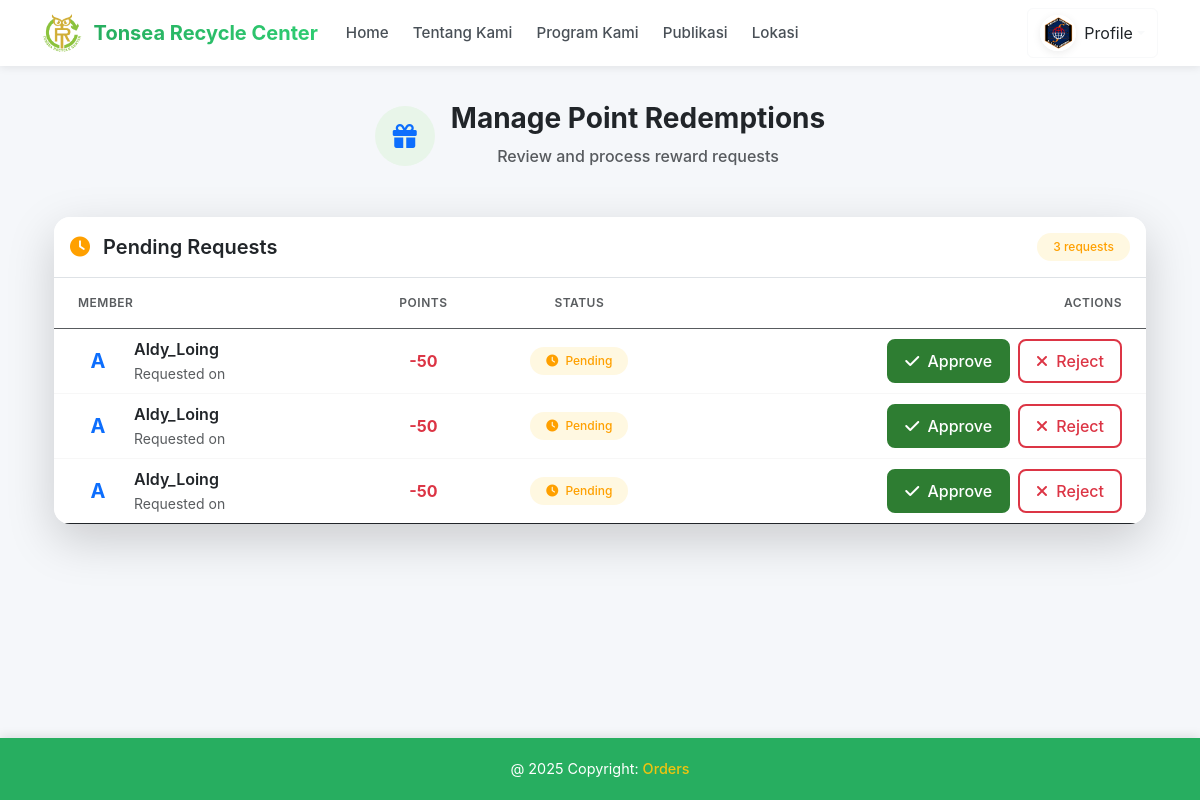
Screenshot of /point-redemption-management/ (signed in) with the database file from the repository.
### posting/models.py (models this page shows, shortened)
class CustomUser(AbstractUser):
    ADMIN_TRX = 'admin_trc'
    MEMBER = 'member'
    ROLE_CHOICES = [
        (ADMIN_TRX, 'Admin TRC'),
        (MEMBER, 'Member'),
    ]
    nik = models.CharField(max_length=16, unique=True, blank=False, null=False)
    email = models.EmailField(unique=True)
    nomor_hape = models.CharField(max_length=15, unique=True)
    address = models.TextField(blank=True, null=True)
    role = models.CharField(max_length=20, choices=ROLE_CHOICES, default=MEMBER)
    is_active = models.BooleanField(default=True)
    points = models.IntegerField(default=0)
    profile_picture = models.ImageField(
        upload_to='profile_pictures/',
        blank=True,
        null=True,
        default='default-avatar.png'
    )

class PointsRedemption(models.Model):
    STATUS_CHOICES = [
        ('pending', 'Menunggu Persetujuan'),
        ('approved', 'Disetujui'),
        ('rejected', 'Ditolak'),
    ]
    user = models.ForeignKey(settings.AUTH_USER_MODEL, on_delete=models.CASCADE)
    points = models.PositiveIntegerField()
    amount = models.PositiveIntegerField()  # ✅ Pastikan kolom ini ada
    status = models.CharField(max_length=10, choices=STATUS_CHOICES, default='pending')
    requested_at = models.DateTimeField(auto_now_add=True)
    approved_at = models.DateTimeField(null=True, blank=True)
    admin = models.ForeignKey(
        settings.AUTH_USER_MODEL,
        null=True, blank=True,
        on_delete=models.SET_NULL,
        related_name="approved_redemptions"
    )

### posting/views.py (the view, shortened to what this page needs)
# urls.py: path('point-redemption-management/', views.point_redemption_management, name='point_redemption_management'),
@login_required
@user_passes_test(is_admin)
def point_redemption_management(request):
    pending_requests = PointsRedemption.objects.filter(status="pending")
    all_redemptions = PointsRedemption.objects.all().order_by("-requested_at")
    return render(request, "admin/point_redemption_management.html", {
        "pending_requests": pending_requests,
        "all_redemptions": all_redemptions,
    })

### posting/views.py (called while the page is built)
def is_admin(user):
    return user.is_authenticated and user.role == CustomUser.ADMIN_TRX

### template/admin/point_redemption_management.html (shortened to what this page needs)
{% extends 'base.html' %}
{% block content %}
<div class="container mt-4 animate__animated animate__fadeIn">
    <div class="d-flex align-items-center justify-content-center mb-5">
        <div class="me-3">
            <div class="icon-circle bg-primary-light">
                <i class="fas fa-gift text-primary"></i>
            </div>
        </div>
        <h1 class="h3 mb-0 text-center">
            <span class="d-block text-dark fw-bold">Manage Point Redemptions</span>
            <small class="text-muted fs-6">Review and process reward requests</small>
        </h1>
    </div>
    <div class="card border-0 shadow-lg rounded-4 overflow-hidden">
        <div class="card-header bg-white py-3 border-bottom">
            <div class="d-flex align-items-center justify-content-between">
                <h5 class="mb-0 fw-semibold text-dark">
                    <i class="fas fa-clock text-amber me-2"></i> Pending Requests
                </h5>
                <span class="badge bg-amber-soft text-amber rounded-pill px-3 py-2">
                    {{ pending_requests|length }} requests
                </span>
            </div>
        </div>
        <div class="card-body p-0">
            <div class="table-responsive">
                <table class="table table-hover align-middle mb-0">
                    <thead class="bg-light">
                        <tr>
                            <th class="ps-4 text-muted fw-semibold">Member</th>
                            <th class="text-center text-muted fw-semibold">Points</th>
                            <th class="text-center text-muted fw-semibold">Status</th>
                            <th class="pe-4 text-end text-muted fw-semibold">Actions</th>
                        </tr>
                    </thead>
                    <tbody id="redemption-table-body">
                        {% for redemption in pending_requests %}
                        <tr class="animate__animated animate__fadeIn">
                            <td class="ps-4">
                                <div class="d-flex align-items-center">
                                    <div class="symbol symbol-40 symbol-circle me-3">
                                        <span class="symbol-label bg-primary-soft text-primary fs-5 fw-bold">
                                            {{ redemption.user.username|first|upper }}
                                        </span>
                                    </div>
                                    <div>
                                        <span class="d-block fw-semibold text-dark">{{ redemption.user.username }}</span>
                                        <small class="text-muted">Requested on {{ redemption.request_date|date:"M d, Y" }}</small>
                                    </div>
                                </div>
                            </td>
                            <td class="text-center">
                                <span class="fw-bold text-danger">-{{ redemption.points }}</span>
                            </td>
                            <td class="text-center">
                                <span class="badge bg-amber-soft text-amber rounded-pill px-3 py-2">
                                    <i class="fas fa-clock me-1"></i> Pending
                                </span>
                            </td>
                            <td class="pe-4 text-end">
                                <form method="POST" class="d-inline-flex action-form">
                                    <button type="submit" name="action" value="approve" class="btn btn-success btn-action me-2">
                                        <i class="fas fa-check me-1"></i> Approve
                                    </button>
                                    <button type="submit" name="action" value="reject" class="btn btn-outline-danger btn-action">
                                        <i class="fas fa-times me-1"></i> Reject
                                    </button>
                                </form>
                            </td>
                        </tr>
                        {% endfor %}
                    </tbody>
                </table>
            </div>
        </div>
    </div>
</div>
{% endblock %}

### template/base.html (shortened to what this page needs)
{% load static %}
<!doctype html>
<html lang="en">
<head>
    <link href="https://cdn.jsdelivr.net/npm/bootstrap@5.0.2/dist/css/bootstrap.min.css" rel="stylesheet">
    <link href="https://cdn.jsdelivr.net/npm/bootstrap@5.3.0/dist/css/bootstrap.min.css" rel="stylesheet">
    <link rel="stylesheet" href="https://cdnjs.cloudflare.com/ajax/libs/font-awesome/6.4.2/css/all.min.css">
</head>
<body>
  <nav class="navbar navbar-expand-lg navbar-light fixed-top">
    <div class="container">
        <a class="navbar-brand d-flex align-items-center" href="{% url 'index' %}">
            <img src="{% static 'img/TRC.png' %}" alt="TRC Logo">
            <span>Tonsea Recycle Center</span>
        </a>
        <div class="collapse navbar-collapse" id="navbarNav">
            <ul class="navbar-nav me-auto mb-2 mb-lg-0">
                <li class="nav-item">
                    <a class="nav-link nav-close" href="{% url 'index' %}#carouselExampleCaptions">Home</a>
                </li>
                <li class="nav-item">
                    <a class="nav-link nav-close" href="{% url 'index' %}#about-us">Tentang Kami</a>
                </li>
                <li class="nav-item">
                    <a class="nav-link nav-close" href="{% url 'index' %}#program">Program Kami</a>
                </li>
                <li class="nav-item">
                    <a class="nav-link nav-close" href="{% url 'index' %}#publication">Publikasi</a>
                </li>
                <li class="nav-item">
                    <a class="nav-link nav-close" href="{% url 'index' %}#location">Lokasi</a>
                </li>
            </ul>
            <ul class="navbar-nav">
                  {% if user.is_authenticated %}
                  <li class="nav-item dropdown">
                    <button class="btn btn-outline-light dropdown-toggle d-flex align-items-center" type="button" id="dropdownMenuButton1" data-bs-toggle="dropdown" aria-expanded="false">
                        <img src="{{ user.profile_picture.url }}" class="rounded-circle profile-icon me-2" alt="Profile Image">
                        <span class="d-none d-md-inline text-dark">Profile</span>
                    </button>
                    </li>
                {% else %}
                <li class="nav-item"><a class="btn btn-success me-2" href="{% url 'login' %}">Login</a></li>
                <li class="nav-item"><a class="btn btn-primary" href="{% url 'signup' %}">Sign Up</a></li>
                {% endif %}
            </ul>
        </div>
    </div>
</nav>
<div class="container content mt-5">
    {% block content %}
    {% endblock %}
</div>
<footer>
    <div>@ 2025 Copyright: <a href="https://orderswebsite.vercel.app/">Orders</a></div>
</footer>
</body>
</html>

### template/base.html (style rules this page uses)
:root { --primary-green: #2ecc71; --dark-green: #27ae60; --light-green: #d5f5e3; --accent-yellow: #f1c40f; --soft-gray: #f8f9fa; --medium-gray: #e9ecef; --dark-gray: #343a40; --white: #ffffff; --shadow-sm: 0 2px 8px rgba(0, 0, 0, 0.08); --shadow-md: 0 4px 12px rgba(0, 0, 0, 0.12); --transition: all 0.3s cubic-bezier(0.25, 0.8, 0.25, 1); }
html, body { height: 100%; margin: 0; display: flex; flex-direction: column; font-family: 'Poppins', sans-serif; background-color: var(--soft-gray); }
.navbar { background-color: var(--white); padding: 12px 0; box-shadow: var(--shadow-sm); transition: var(--transition); }
.navbar-brand { font-weight: 700; font-size: 1.5rem; }
.nav-link { font-weight: 500; padding: 0.5rem 1rem; transition: all 0.3s ease; }
.navbar-brand img { height: 40px; margin-right: 12px; transition: var(--transition); }
.navbar-brand span { font-size: 1.25rem; background: linear-gradient(to right, var(--dark-green), var(--primary-green)); -webkit-background-clip: text; -webkit-text-fill-color: transparent; }
.navbar-nav .nav-link { color: var(--dark-gray) !important; font-weight: 500; font-size: 0.95rem; padding: 8px 16px; margin: 0 4px; border-radius: 8px; transition: var(--transition); position: relative; }
.navbar-nav .nav-link::after { content: ''; position: absolute; bottom: 0; left: 50%; transform: translateX(-50%); width: 0; height: 2px; background: var(--primary-green); transition: var(--transition); }
.btn-outline-light { border-color: var(--primary-green); color: var(--primary-green); font-weight: 500; border-radius: 8px; transition: var(--transition); padding: 8px 16px; }
.btn-success { background-color: var(--primary-green); border-color: var(--primary-green); font-weight: 500; border-radius: 8px; transition: var(--transition); padding: 8px 20px; }
.profile-icon { width: 36px; height: 36px; object-fit: cover; border-radius: 50%; border: 2px solid var(--white); box-shadow: var(--shadow-sm); transition: var(--transition); }
.content { flex: 1; padding-bottom: 80px; padding-top: 30px; }
footer { background-color: var(--dark-green); color: var(--white); padding: 20px 0; text-align: center; width: 100%; position: fixed; bottom: 0; left: 0; font-size: 0.9rem; box-shadow: 0 -2px 10px rgba(0, 0, 0, 0.1); z-index: 1000; }
footer a { color: var(--accent-yellow); text-decoration: none; font-weight: 500; transition: var(--transition); }

### template/admin/point_redemption_management.html (style rules this page uses)
:root { --primary-color: #2E7D32; --primary-light: #E8F5E9; --secondary-color: #0288D1; --amber: #FFA000; --amber-soft: #FFF8E1; --light-gray: #f8f9fa; --medium-gray: #e9ecef; --dark-gray: #495057; }
body { font-family: 'Inter', sans-serif; background-color: #f5f7fa; }
.icon-circle { width: 60px; height: 60px; border-radius: 50%; display: flex; align-items: center; justify-content: center; font-size: 1.5rem; }
.bg-primary-light { background-color: var(--primary-light); }
.card { border: none; transition: transform 0.3s ease, box-shadow 0.3s ease; }
.card-header { border-bottom: 1px solid rgba(0,0,0,0.05); }
.table { margin-bottom: 0; }
.table thead th { border-bottom: 1px solid rgba(0,0,0,0.05); text-transform: uppercase; font-size: 0.75rem; letter-spacing: 0.5px; padding-top: 1rem; padding-bottom: 1rem; }
.table tbody tr { transition: all 0.3s ease; border-bottom: 1px solid rgba(0,0,0,0.03); }
.table tbody tr:last-child { border-bottom: none; }
.badge { font-weight: 500; padding: 0.35em 0.65em; }
.bg-amber-soft { background-color: var(--amber-soft); }
.text-amber { color: var(--amber); }
.btn-action { border-radius: 8px; padding: 0.5rem 1rem; font-weight: 500; transition: all 0.3s ease; border-width: 2px; }
.btn-success { background-color: var(--primary-color); border-color: var(--primary-color); }
.btn-outline-danger { color: #dc3545; border-color: #dc3545; }
.symbol { display: inline-flex; align-items: center; justify-content: center; flex-shrink: 0; }
.symbol-circle { border-radius: 50%; }
.symbol-40 { width: 40px; height: 40px; }
.symbol-label { display: flex; align-items: center; justify-content: center; width: 100%; height: 100%; }
.animate__animated { animation-duration: 0.5s; }

### rows the page displays
CustomUser: profile_picture (picture)
PointsRedemption: user.username|first "A", user.username "Aldy_Loing", points "50"
PointsRedemption: user.username|first "A", user.username "Aldy_Loing", points "50"
PointsRedemption: user.username|first "A", user.username "Aldy_Loing", points "50"

### other values shown
{{ pending_requests|length }} "3"
